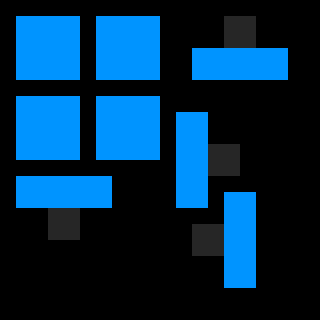

This is a level from a 2D game, rendered from its Tiled map with the project's own tilesets. A one-line summary and the complete map file follow:
An orthogonal 20x20 tile map with 16x16 px tiles, 3 tile layers (regions, input_set, inputnot_set), 1 hidden layer not drawn, 2 tilesets.

<map version="1.0" orientation="orthogonal" renderorder="right-down" width="20" height="20" tilewidth="16" tileheight="16" nextobjectid="2">
 <properties>
  <property name="NoOverlappingRules" value="true" />
 </properties>
 <tileset firstgid="1" name="ruleset" tilewidth="16" tileheight="16" tilecount="60" columns="10">
  <image source="../tilesets/ruleset.png" width="160" height="96" />
 </tileset>
 <tileset firstgid="61" source="../tilesets/dungeon_a1.tsx" />
 <layer name="regions" width="20" height="20">
  <data encoding="csv">
0,0,0,0,0,0,0,0,0,0,0,0,0,0,0,0,0,0,0,0,
0,1,1,1,1,0,1,1,1,1,0,0,0,0,1,1,0,0,0,0,
0,1,1,1,1,0,1,1,1,1,0,0,0,0,1,1,0,0,0,0,
0,1,1,1,1,0,1,1,1,1,0,0,1,1,1,1,1,1,0,0,
0,1,1,1,1,0,1,1,1,1,0,0,1,1,1,1,1,1,0,0,
0,0,0,0,0,0,0,0,0,0,0,0,0,0,0,0,0,0,0,0,
0,1,1,1,1,0,1,1,1,1,0,0,0,0,0,0,0,0,0,0,
0,1,1,1,1,0,1,1,1,1,0,1,1,0,0,0,0,0,0,0,
0,1,1,1,1,0,1,1,1,1,0,1,1,0,0,0,0,0,0,0,
0,1,1,1,1,0,1,1,1,1,0,1,1,1,1,0,0,0,0,0,
0,0,0,0,0,0,0,0,0,0,0,1,1,1,1,0,0,0,0,0,
0,1,1,1,1,1,1,0,0,0,0,1,1,0,0,0,0,0,0,0,
0,1,1,1,1,1,1,0,0,0,0,1,1,0,1,1,0,0,0,0,
0,0,0,1,1,0,0,0,0,0,0,0,0,0,1,1,0,0,0,0,
0,0,0,1,1,0,0,0,0,0,0,0,1,1,1,1,0,0,0,0,
0,0,0,0,0,0,0,0,0,0,0,0,1,1,1,1,0,0,0,0,
0,0,0,0,0,0,0,0,0,0,0,0,0,0,1,1,0,0,0,0,
0,0,0,0,0,0,0,0,0,0,0,0,0,0,1,1,0,0,0,0,
0,0,0,0,0,0,0,0,0,0,0,0,0,0,0,0,0,0,0,0,
0,0,0,0,0,0,0,0,0,0,0,0,0,0,0,0,0,0,0,0
</data>
 </layer>
 <layer name="input_set" width="20" height="20">
  <data encoding="csv">
0,0,0,0,0,0,0,0,0,0,0,0,0,0,0,0,0,0,0,0,
0,33,33,0,0,0,0,0,33,33,0,0,0,0,12,12,0,0,0,0,
0,33,33,0,0,0,0,0,33,33,0,0,0,0,12,12,0,0,0,0,
0,33,33,33,33,0,33,33,33,33,0,0,0,0,33,33,0,0,0,0,
0,33,33,33,33,0,33,33,33,33,0,0,0,0,33,33,0,0,0,0,
0,0,0,0,0,0,0,0,0,0,0,0,0,0,0,0,0,0,0,0,
0,33,33,33,33,0,33,33,33,33,0,0,0,0,0,0,0,0,0,0,
0,33,33,33,33,0,33,33,33,33,0,0,0,0,0,0,0,0,0,0,
0,33,33,0,0,0,0,0,33,33,0,0,0,0,0,0,0,0,0,0,
0,33,33,0,0,0,0,0,33,33,0,33,33,12,12,0,0,0,0,0,
0,0,0,0,0,0,0,0,0,0,0,33,33,12,12,0,0,0,0,0,
0,0,0,33,33,0,0,0,0,0,0,0,0,0,0,0,0,0,0,0,
0,0,0,33,33,0,0,0,0,0,0,0,0,0,0,0,0,0,0,0,
0,0,0,12,12,0,0,0,0,0,0,0,0,0,0,0,0,0,0,0,
0,0,0,12,12,0,0,0,0,0,0,0,12,12,33,33,0,0,0,0,
0,0,0,0,0,0,0,0,0,0,0,0,12,12,33,33,0,0,0,0,
0,0,0,0,0,0,0,0,0,0,0,0,0,0,0,0,0,0,0,0,
0,0,0,0,0,0,0,0,0,0,0,0,0,0,0,0,0,0,0,0,
0,0,0,0,0,0,0,0,0,0,0,0,0,0,0,0,0,0,0,0,
0,0,0,0,0,0,0,0,0,0,0,0,0,0,0,0,0,0,0,0
</data>
 </layer>
 <layer name="inputnot_set" width="20" height="20">
  <data encoding="csv">
0,0,0,0,0,0,0,0,0,0,0,0,0,0,0,0,0,0,0,0,
0,0,0,33,33,0,33,33,0,0,0,0,0,0,0,0,0,0,0,0,
0,0,0,33,33,0,33,33,0,0,0,0,0,0,0,0,0,0,0,0,
0,0,0,0,0,0,0,0,0,0,0,0,33,33,0,0,33,33,0,0,
0,0,0,0,0,0,0,0,0,0,0,0,33,33,0,0,33,33,0,0,
0,0,0,0,0,0,0,0,0,0,0,0,0,0,0,0,0,0,0,0,
0,0,0,0,0,0,0,0,0,0,0,0,0,0,0,0,0,0,0,0,
0,0,0,0,0,0,0,0,0,0,0,33,33,0,0,0,0,0,0,0,
0,0,0,33,33,0,33,33,0,0,0,33,33,0,0,0,0,0,0,0,
0,0,0,33,33,0,33,33,0,0,0,0,0,0,0,0,0,0,0,0,
0,0,0,0,0,0,0,0,0,0,0,0,0,0,0,0,0,0,0,0,
0,33,33,0,0,33,33,0,0,0,0,33,33,0,0,0,0,0,0,0,
0,33,33,0,0,33,33,0,0,0,0,33,33,0,33,33,0,0,0,0,
0,0,0,0,0,0,0,0,0,0,0,0,0,0,33,33,0,0,0,0,
0,0,0,0,0,0,0,0,0,0,0,0,0,0,0,0,0,0,0,0,
0,0,0,0,0,0,0,0,0,0,0,0,0,0,0,0,0,0,0,0,
0,0,0,0,0,0,0,0,0,0,0,0,0,0,33,33,0,0,0,0,
0,0,0,0,0,0,0,0,0,0,0,0,0,0,33,33,0,0,0,0,
0,0,0,0,0,0,0,0,0,0,0,0,0,0,0,0,0,0,0,0,
0,0,0,0,0,0,0,0,0,0,0,0,0,0,0,0,0,0,0,0
</data>
 </layer>
 <layer name="output_under1 ground" width="20" height="20" visible="0">
  <data encoding="csv">
0,0,0,0,0,0,0,0,0,0,0,0,0,0,0,0,0,0,0,0,
0,0,0,0,0,0,0,0,0,0,0,0,0,0,0,0,0,0,0,0,
0,0,0,0,0,0,0,0,0,0,0,0,0,0,0,0,0,0,0,0,
0,0,448,0,0,0,0,0,447,0,0,0,0,0,573,576,0,0,0,0,
0,0,0,0,0,0,0,0,0,0,0,0,0,0,541,544,0,0,0,0,
0,0,0,0,0,0,0,0,0,0,0,0,0,0,0,0,0,0,0,0,
0,0,0,0,0,0,0,0,0,0,0,0,0,0,0,0,0,0,0,0,
0,0,480,0,0,0,0,0,479,0,0,0,0,0,0,0,0,0,0,0,
0,0,0,0,0,0,0,0,0,0,0,0,0,0,0,0,0,0,0,0,
0,0,0,0,0,0,0,0,0,0,0,511,510,0,0,0,0,0,0,0,
0,0,0,0,0,0,0,0,0,0,0,607,606,0,0,0,0,0,0,0,
0,0,0,573,576,0,0,0,0,0,0,0,0,0,0,0,0,0,0,0,
0,0,0,541,544,0,0,0,0,0,0,0,0,0,0,0,0,0,0,0,
0,0,0,0,0,0,0,0,0,0,0,0,0,0,0,0,0,0,0,0,
0,0,0,0,0,0,0,0,0,0,0,0,0,0,511,510,0,0,0,0,
0,0,0,0,0,0,0,0,0,0,0,0,0,0,607,606,0,0,0,0,
0,0,0,0,0,0,0,0,0,0,0,0,0,0,0,0,0,0,0,0,
0,0,0,0,0,0,0,0,0,0,0,0,0,0,0,0,0,0,0,0,
0,0,0,0,0,0,0,0,0,0,0,0,0,0,0,0,0,0,0,0,
0,0,0,0,0,0,0,0,0,0,0,0,0,0,0,0,0,0,0,0
</data>
 </layer>
</map>
